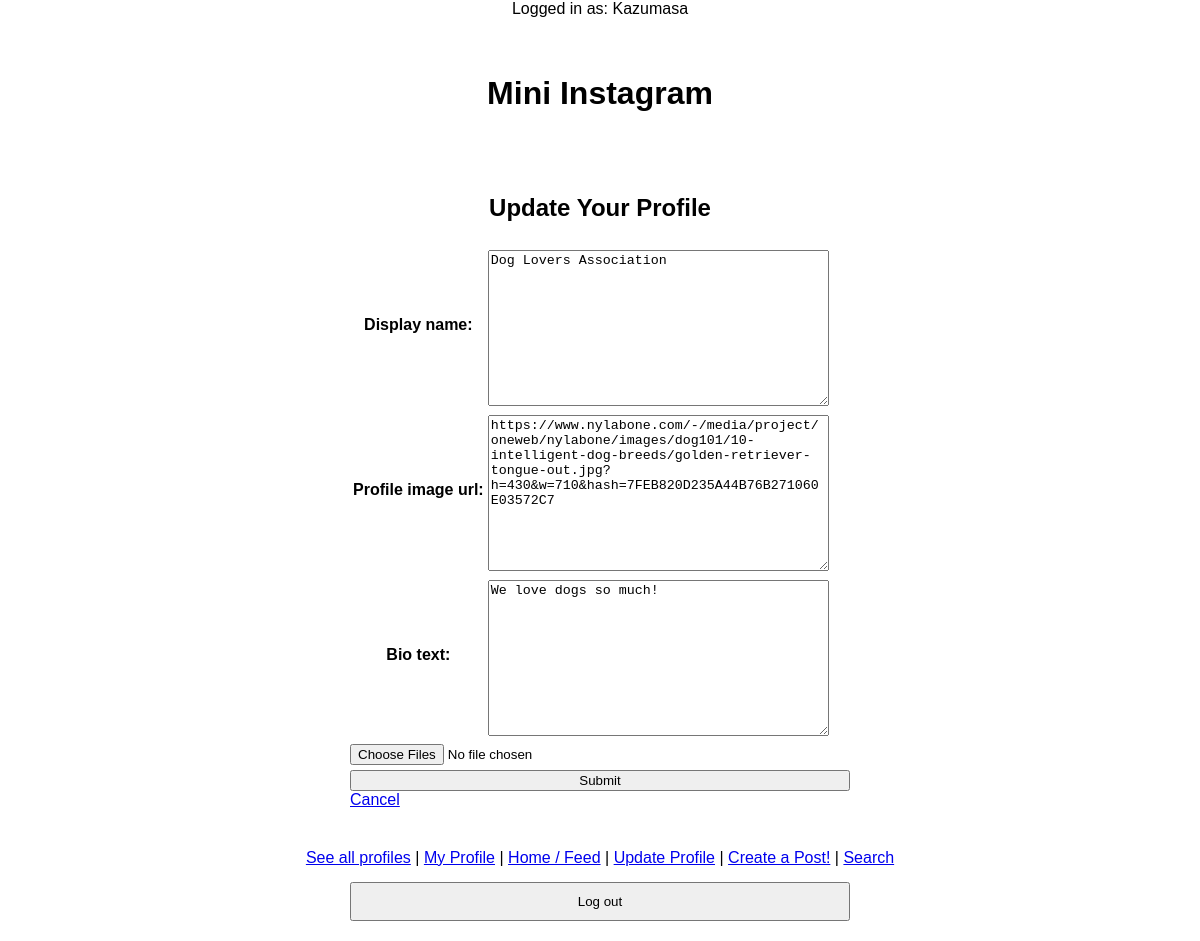
The app's page /mini_insta/profile/update (signed in) with its own data.
### mini_insta/models.py (models this page shows, shortened)
class Profile(models.Model):
    username = models.TextField(blank=True)
    display_name = models.TextField(blank=True)
    profile_image_url = models.TextField(blank=True)
    bio_text = models.TextField(blank=True)
    join_date = models.DateTimeField(auto_now=True)
    user = models.ForeignKey(User, on_delete=models.CASCADE, default=1) # for authentication/login

### mini_insta/views.py (the view, shortened to what this page needs)
# urls.py: path("profile/update", UpdateProfileView.as_view(), name="update_profile"),
class UpdateProfileView(MiniInstaLoginRequiredMixin, UpdateView): # only for users
    model = Profile
    form_class = UpdateProfileForm
    template_name = "mini_insta/update_profile_form.html" # HTML for the form to update a Profile
    def get_object(self, queryset=None):
        return Profile.objects.get(user=self.request.user)

### mini_insta/forms.py
class UpdateProfileForm(forms.ModelForm):
    class Meta:
        model = Profile
        fields = ["display_name", "profile_image_url", "bio_text"] # Modifiable fields; can't change username or join_date

### mini_insta/templates/mini_insta/update_profile_form.html (shortened to what this page needs)
{% extends "mini_insta/base.html" %}
{% block content %}
<h2>Update Your Profile</h2>
<form action="{% url 'update_profile' %}" method="POST" enctype="multipart/form-data">
    <table>
        {{form.as_table}}
    </table>
    <input type="file" id="image_file" name="image_file" multiple>
    <input type="submit" name="submit" value="Submit">
    <a href="{% url 'show_profile' profile.pk %}">Cancel</a>
</form>
{% endblock %}

### mini_insta/templates/mini_insta/base.html (shortened to what this page needs)
{% load static %}
<html>
    <head>
        <link rel="stylesheet" href="{% static 'styles.css' %}">
        {% if request.user.is_authenticated %}
            <p>Logged in as: {{ request.user.username }}</p>
        {% else %}
            <p>Not logged in</p>
        {% endif %}
    </head>
    <body>
        <header>
            <h1>Mini Instagram</h1>
        </header>
        <main>
            {% block content %}{% endblock %}
        </main>
        <footer>
            <a href="{% url 'show_all_profiles' %}">See all profiles</a>
            {% if request.user.is_authenticated and request.user.pk == profile.user_id %}
                | <a href="{% url 'show_profile' profile.pk %}">My Profile</a>
                | <a href="{% url 'show_feed' %}">Home / Feed</a>
                | <a href="{% url 'update_profile' %}">Update Profile</a>
                | <a href="{% url 'create_post' %}">Create a Post!</a>
                | <a href="{% url 'search' %}">Search</a>
            {% elif request.user.is_authenticated %}
                <p>Go to your Profile for more actions at the bottom!</p>
            {% endif %}
            {% if request.user.is_authenticated %}
                <form method="post" action="{% url 'logout' %}">
                    <button type="submit">Log out</button>
                </form>
            {% else %}
                | <a href="{% url 'login' %}">Log in</a>
                | <a href="{% url 'create_profile' %}">Create New Profile</a>
            {% endif %}
        </footer>
    </body>
</html>

### static/styles.css (style rules this page uses)
body { font-family: Helvetica, sans-serif; background-color: #ffffff; color: #000000; margin: 0; padding: 0; text-align: center; }
header, main, footer { width: 100%; max-width: 900px; margin: 0 auto; padding: 20px 10px; box-sizing: border-box; }
main { display: flex; flex-direction: column; align-items: center; justify-content: center; }
form { width: 100%; max-width: 500px; margin: 0 auto; text-align: left; }
label { display: block; margin: 8px 0; }
input, textarea, button { margin-top: 5px; width: 100%; box-sizing: border-box; }
button { padding: 10px; margin-top: 15px; }

### records on screen
Profile: display_name "Dog Lovers Association", profile_image_url "https://www.nylabone.com/-/media/project/oneweb/nylabone/images/dog101/10-intelligent-dog-breeds/golden-retriever-tongue-out.jpg?h=430&w=710&hash=7FEB820D235A44B76B271060E03572C7", bio_text "We love dogs so much!"

### other values on screen
{{ request.user.username }} "Kazumasa"
